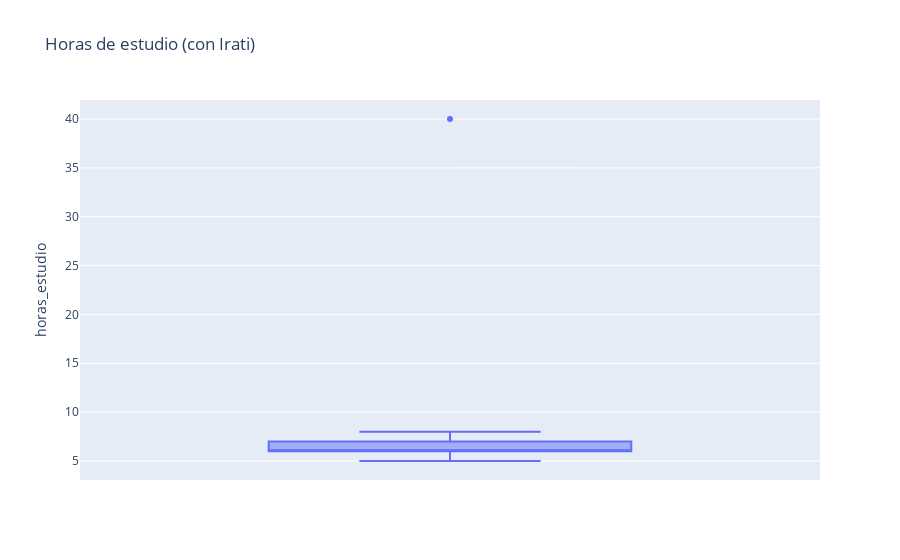
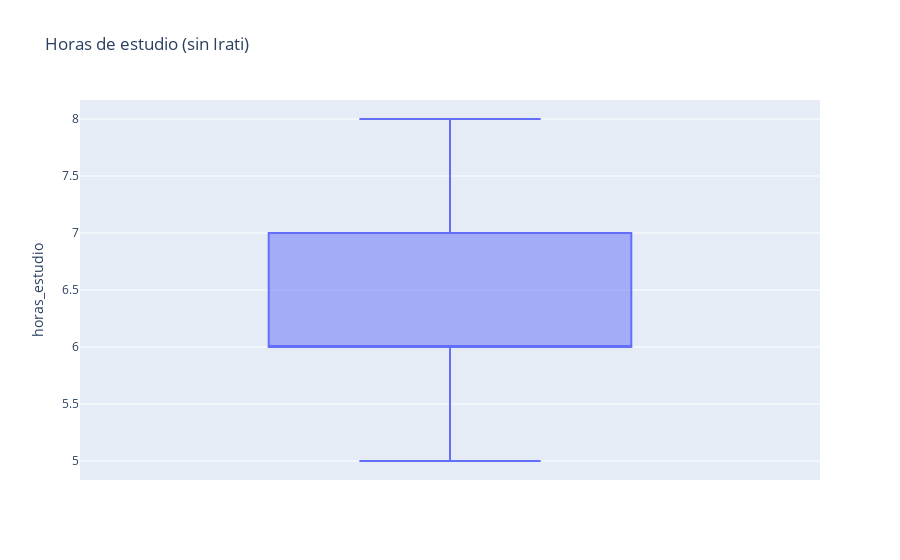

Here is the notebook cell these charts were saved with, in order:
### Markdown cell above
### TODO
- Describe el gráfico sin usar números
- ¿Dónde se concentra la mayoría?

### Code cell
fig = px.box(df, y="horas_estudio", points="outliers", title="Horas de estudio (con Irati)")
fig.show()

fig = px.box(df_limpio, y="horas_estudio", points="outliers", title="Horas de estudio (sin Irati)")
fig.show()

### Figure 1 — Plotly figure (JSON) as saved in the notebook; plotly's stock layout.template omitted (floating-point values rounded to 4 significant figures)
{"data": [{"alignmentgroup": "True", "boxpoints": "outliers", "hovertemplate": "horas_estudio=%{y}<extra></extra>", "legendgroup": "", "marker": {"color": "#636efa"}, "name": "", "notched": false, "offsetgroup": "", "orientation": "v", "showlegend": false, "type": "box", "x0": " ", "xaxis": "x", "y": [5, 6, 7, 6, 8, 5, 6, 7, 6, 40, 5, 6, 7, 6, 8], "y0": " ", "yaxis": "y"}], "layout": {"boxmode": "group", "legend": {"tracegroupgap": 0}, "title": {"text": "Horas de estudio (con Irati)"}, "xaxis": {"anchor": "y", "domain": [0, 1]}, "yaxis": {"anchor": "x", "domain": [0, 1], "title": {"text": "horas_estudio"}}}}

### Figure 2 — Plotly figure (JSON) as saved in the notebook; plotly's stock layout.template omitted (floating-point values rounded to 4 significant figures)
{"data": [{"alignmentgroup": "True", "boxpoints": "outliers", "hovertemplate": "horas_estudio=%{y}<extra></extra>", "legendgroup": "", "marker": {"color": "#636efa"}, "name": "", "notched": false, "offsetgroup": "", "orientation": "v", "showlegend": false, "type": "box", "x0": " ", "xaxis": "x", "y": [5, 6, 7, 6, 8, 5, 6, 7, 6, 5, 6, 7, 6, 8], "y0": " ", "yaxis": "y"}], "layout": {"boxmode": "group", "legend": {"tracegroupgap": 0}, "title": {"text": "Horas de estudio (sin Irati)"}, "xaxis": {"anchor": "y", "domain": [0, 1]}, "yaxis": {"anchor": "x", "domain": [0, 1], "title": {"text": "horas_estudio"}}}}
